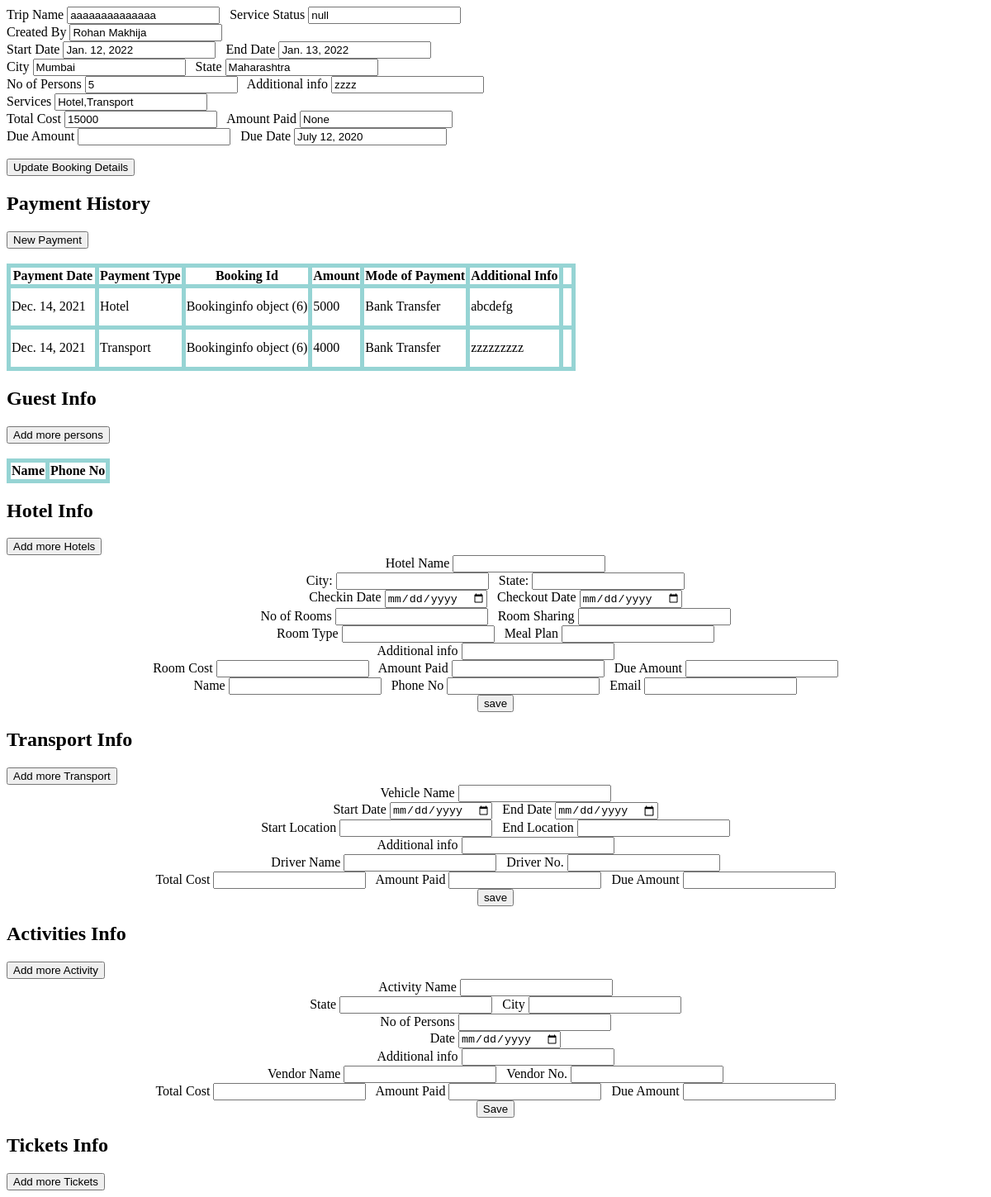
The app's page /b/b/d/6/ with its own data.
### form/models.py (models this page shows, shortened)
class Bookinginfo(models.Model):
    personal_details = models.ForeignKey(PersonalInfo, on_delete=models.CASCADE, null=True, blank=True)
    Bookingkey = models.CharField(max_length=255, null=True)
    Trip_Name = models.CharField(max_length=255, null=True)
    Start_Date = models.DateField(default=datetime.date.today)
    End_Date = models.DateField(default=datetime.date.today)
    City = models.CharField(max_length=255)
    State = models.CharField(max_length=255)
    Service = models.CharField(max_length=255, null=True)
    Total_Cost = models.PositiveIntegerField(null=True)
    Amount_Paid = models.PositiveIntegerField(null=True)
    Due_amount = models.PositiveIntegerField(null=True)
    BookingDate = models.DateField(default=datetime.date.today)
    Mode_of_payment = models.CharField(max_length=255, null=True)
    Additional_info = models.CharField(max_length=255, null=True)
    Created_by = models.CharField(max_length=255, null=True)
    Due_Date = models.DateField(default=datetime.date.today)
    Service_Status = models.CharField(max_length=255, null=True)
    No_of_People = models.PositiveIntegerField(default=0)

class Paymentinfo(models.Model):
    Bookingkey = models.ForeignKey(Bookinginfo, on_delete=models.CASCADE)
    Hpaymentskey = models.ForeignKey(Hotelinfo,null=True,on_delete=models.CASCADE,related_name='hp')
    Payment_Type = models.CharField(max_length=255)
    Amount = models.PositiveBigIntegerField()
    Date = models.DateField(default=datetime.date.today)
    Mode_of_payment = models.CharField(max_length=255)
    Additional_info = models.CharField(max_length=255)
    Verify = models.CharField(max_length=255)

### form/views.py (the view, shortened to what this page needs)
# urls.py: path('b/b/d/<int:id>/', views.d, name = 'd'),
@csrf_exempt
def d(request,id):
    id = id
    a = Bookinginfo.objects.get(id=id)
    b = Paymentinfo.objects.filter(Bookingkey=id).all()
    amtpaid = Paymentinfo.objects.filter(Bookingkey=id,Payment_Type='Customer').aggregate(Sum('Amount'))
    pinfo = PersonalInfo.objects.filter(connections__Bookingkey=id,connections__Membertype='NotPrime')
    transport = Transportinfo.objects.filter(Bookingkey=id).all()
    activity = Activitiesinfo.objects.filter(Bookingkey=id).all()
    d = Hotelinfo.objects.filter(Bookingkey=id).all()
    return render(request, 'd.html',{'id':id,'a':a,'b':b,'c':pinfo,'d':d,'transport':transport,'activity':activity,'amtpaid':amtpaid['Amount__sum']})

### form/templates/d.html (shortened to what this page needs)
<form action="" method="" id="id00">
    <label  >Trip Name </label>
    <input id="name" type= 'text' name="Tripname" value="{{a.Trip_Name}}" readonly required>&nbsp;&nbsp;
    <label for="">Service Status</label>
    <input type= 'text' name="Status" id="status" value="{{a.Service_Status}}" required readonly><br>
    <label  >Created By </label>
    <input id="createdby" type= 'text' name="Createdby" value="{{a.Created_by}}" readonly><br>
    <label  >Start Date </label>
    <input id="startdate" type= 'text' name="Startdate" value="{{a.Start_Date}}" readonly>&nbsp;&nbsp;
    <label  >End Date </label>
    <input id="enddate" type= 'text' name="Enddate" value="{{a.End_Date}}" readonly><br>
    <label  >City </label>
    <input id="tcity" type= 'text' name="Tripcity" value="{{a.City}}" required readonly>&nbsp;&nbsp;
    <label  >State </label>
    <input id="tstate" type= 'text' name="Tripstate" value="{{a.State}}" required readonly><br>
    <label  >No of Persons </label>
    <input id="noofpersons" type= 'text' name="Noofpersons" value="{{a.No_of_People}}" required readonly>&nbsp;&nbsp;
    <label  >Additional info </label>
    <input id="additionalinfo" type= 'text' name="Additionalinfo" value="{{a.Additional_info}}" required readonly><br>
    <label  >Services </label>
    <input id="services" type= 'text' name="Services" value="{{a.Service}}" required readonly><br>
    <label  >Total Cost </label>
    <input id="totalcost" type= 'text' name="Totalcost" value="{{a.Total_Cost}}" required readonly>&nbsp;&nbsp;
    <label  >Amount Paid </label>
    <input id="amountpaid" type= 'text' name="Amountpaid" value="{{amtpaid}}" required readonly><br>
    <label  >Due Amount </label>
    <input id="dueamount" type="number" name="amountpaid" value="{{a.Due_amount}}" >&nbsp;&nbsp;
    <label  >Due Date </label>
    <input id="duedate" type= 'text' name="Duedate" value="{{a.Due_Date}}" required readonly><br>
</form>
<button onclick="document.getElementById('id01').style.display='block'" style="width:auto;">Update Booking
    Details</button>
<h2>Payment History</h2> <a href="payments" target="_blank"><button>New Payment</button><br></a>
<table id="results" class="table table-sm">
    <thead>
        <tr>
            <th>Payment Date</th> &nbsp;&nbsp;
            <th>Payment Type</th> &nbsp;
            <th>Booking Id </th> &nbsp;
            <th>Amount</th> &nbsp;
            <th>Mode of Payment</th> &nbsp;
            <th>Additional Info</th> &nbsp;
            <th>&nbsp;&nbsp;</th> &nbsp;
        </tr>
    </thead>
    <tbody>
        {% for entry in b %}
        <tr>
            <td style="height: 50px;px;width:100px">{{entry.Date}}</td>
            <td>{{entry.Payment_Type}}</td>
            <td>{{entry.Bookingkey}}</td>
            <td>{{entry.Amount}}</td>
            <td>{{entry.Mode_of_payment}}</td>
            <td>{{entry.Additional_info}}</td>
            <td></td>
        </tr>
        {% endfor %}
    </tbody>
</table>
<h2>Guest Info</h2> <a href="addguests" target="_blank"><button>Add more persons</button></a><br>
<table id="results" class="table table-sm">
    <thead>
        <tr>
            <th>Name</th> &nbsp;&nbsp;
            <th>Phone No</th> &nbsp;
        </tr>
    </thead>
</table>
<h2>Hotel Info</h2> <a href="addhotels" target="_blank"><button>Add more Hotels</button></a><br>
<form action="" method="POST" id="hform" class="" style="text-align: center;">
    <label  >Hotel Name </label>
    <input id="hotelname" type= 'text' name="Hotelname" required><br>
    <label  >City: </label>
    <input id="hocity" type= 'text' name="Hotelcity" required>&nbsp;&nbsp;
    <label  >State: </label>
    <input id="hostate" type= 'text' name="Hotelstate" required><br>
    <label  >Checkin Date </label>
    <input id="cindate" type="date" name="Checkindate" required>&nbsp;&nbsp;
    <label  >Checkout Date </label>
    <input id="coutdate" type="date" name="Checkoutdate" required><br>
    <label  >No of Rooms </label>
    <input id="horooms" type="number" name="Rooms" ">&nbsp;&nbsp;
    <label for=" your_name">Room Sharing </label>
    <input type= 'text' id="horoomsharing" name="Roomsharing"><br>
    <label  >Room Type </label>
    <input type= 'text' id="horoomtype" type= 'text' name="Roomtype">&nbsp;&nbsp;
    <label  >Meal Plan </label>
    <input id="mealplan" type= 'text' name="Mealplan" required><br>
    <label  >Additional info </label>
    <input id="hadditionalinfo" type= 'text' name="Additionalinfo" required><br>
    <label  >Room Cost </label>
    <input id="htotalcost" type="number" name="Roomcost" oninput="calculate()" required>&nbsp;&nbsp;
    <label  >Amount Paid </label>
    <input id="hamountpaid" type="number" name="Amountpaid" oninput="calculate()" required >&nbsp;&nbsp;
    <label  >Due Amount </label>
    <input id="hdueamount" type="number" name="Dueamount" required ><br>
    <label  >Name </label>
    <input id="hname" type= 'text' name="Name" required>&nbsp;&nbsp;
    <label  >Phone No </label>
    <input id="hphoneno" type="number" name="Number" required>&nbsp;&nbsp;
    <label  >Email </label>
    <input id="hemail" type="email" name="Email" required><br>
    <input type="button" value="save" name="" id="btn">
</form>
<h2>Transport Info</h2> <a href="addtransport" target="_blank"><button>Add more Transport</button></a>
<form action="" method="POST" id="paymentform" class="payment-form" style="text-align: center;"  >
    <label for="your_name" >Vehicle Name </label>
    <input id="vname" type="text" name="Vehiclename"    required><br>
    <label for="your_name">Start Date </label>
    <input id="Startdate" type="date" name="Startdate"  required>&nbsp;&nbsp;
    <label for="your_name">End Date </label>
    <input id="Enddate" type="date" name="Enddate" required><br>
    <label for="your_name">Start Location </label>
    <input id="slocation" type="text" name="Slocation"  required>&nbsp;&nbsp;
    <label for="your_name">End Location </label>
    <input id="elocation" type="text" name="Elocation" required><br>
    <label for="your_name">Additional info </label>
    <input id="vadditionalinfo" type="text" name="Additionalinfo" required><br>
    <label for="your_name" >Driver Name </label>
	<input id="dname" type="text" name="Dname" ">&nbsp;&nbsp;
    <label for="your_name">Driver No. </label>
    <input type="number"   id="dno" name="dno" ><br>
    <label for="your_name">Total Cost </label>
    <input type="number"   id="totalcost" name="totalcost" >&nbsp;&nbsp;
    <label for="your_name">Amount Paid </label>
    <input type="number"   id="amountpaid" name="amountpaid" >&nbsp;&nbsp;
    <label for="your_name">Due Amount </label>
    <input type="number"   id="dueamount" name="dueamount" ><br>
    <input type="button" name="" value="save" id="tbtn">
</form>
<h2>Activities Info</h2> <a href="addactivities" target="_blank"><button>Add more Activity</button></a>
<form action="" method="POST" id="ainfo" class="a-info" style="text-align: center;"  >
    <label for="your_name" >Activity Name </label>
    <input id="aname" type="text" name="Activityname"    required><br>
    <label for="your_name">State </label>
    <input id="astate" type="text" name="State"  required>&nbsp;&nbsp;
    <label for="your_name">City </label>
    <input id="accity" type="text" name="City" required><br>
    <label for="your_name">No of Persons </label>
    <input id="anoofpersons" type="text" name="Noofperson"  required><br>
    <label for="your_name">Date </label>
    <input id="acdate" type="date" name="Date" required><br>
    <label for="your_name">Additional info </label>
    <input id="aadditionalinfo" type="text" name="Additionalinfo" required><br>
    <label for="your_name" >Vendor Name </label>
	<input id="avname" type="text" name="Vname" ">&nbsp;&nbsp;
    <label for="your_name">Vendor No. </label>
    <input type="number"   id="vno" name="Vno" ><br>
    <label for="your_name">Total Cost </label>
    <input type="number"   id="atotalcost" name="Vno" >&nbsp;&nbsp;
    <label for="your_name">Amount Paid </label>
    <input type="number"   id="aamountpaid" name="Vno" >&nbsp;&nbsp;
    <label for="your_name">Due Amount </label>
    <input type="number"   id="adueamount" name="Vno" ><br>
    <input type="button" value="Save" name="" id="abtn">
</form>
<h2>Tickets Info</h2> <button>Add more Tickets</button>

### form/templates/d.html (style rules this page uses)
table, th, td { border: 5px solid #96D4D4; border-collapse: collapse; }

### records on screen
Bookinginfo: Tripname "aaaaaaaaaaaaaa", Status "null", Createdby "Rohan Makhija", Startdate "Jan. 12, 2022", Enddate "Jan. 13, 2022", Tripcity "Mumbai", Tripstate "Maharashtra", Noofpersons "5", Additionalinfo "zzzz", Services "Hotel,Transport", Totalcost "15000", Duedate "July 12, 2020"
Paymentinfo: Date "Dec. 14, 2021", Payment_Type "Hotel", Bookingkey "Bookinginfo object (6)", Amount "5000", Mode_of_payment "Bank Transfer", Additional_info "abcdefg"
Paymentinfo: Date "Dec. 14, 2021", Payment_Type "Transport", Bookingkey "Bookinginfo object (6)", Amount "4000", Mode_of_payment "Bank Transfer", Additional_info "zzzzzzzzz"
